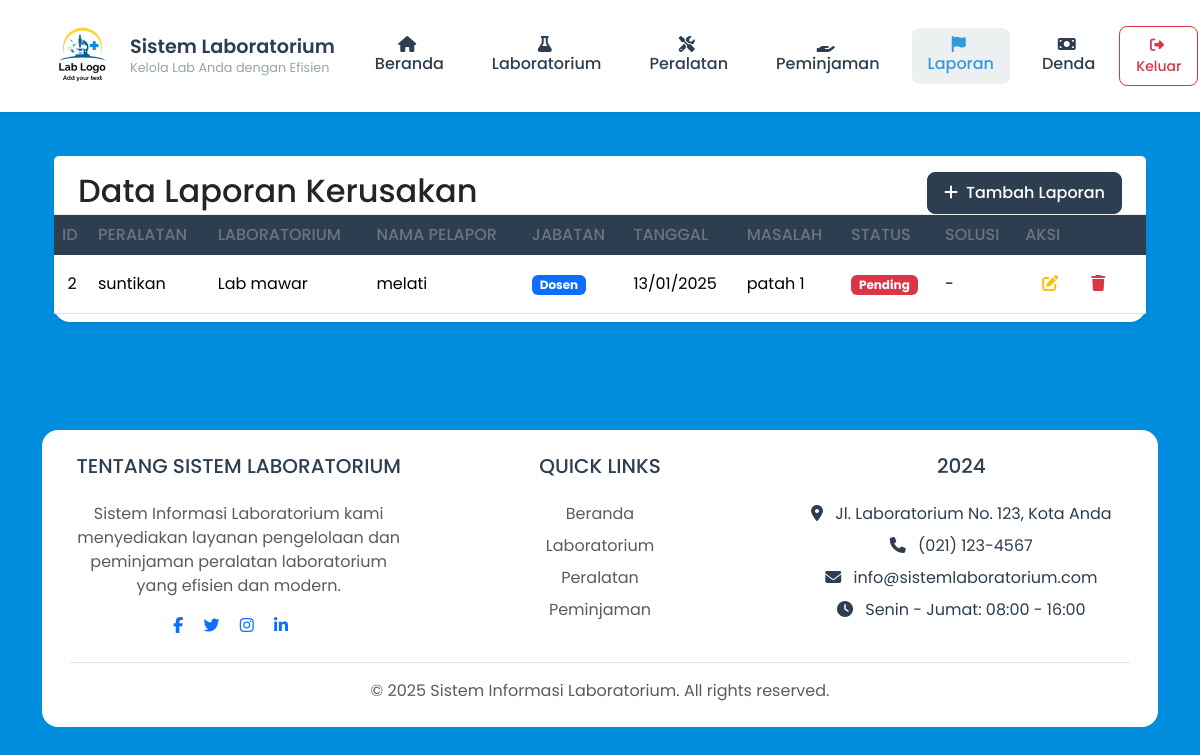
/laporan.php (signed in), run on the app's committed database.
### tables this page shows
CREATE TABLE IF NOT EXISTS `laporan` (
  `LaporanID` int NOT NULL AUTO_INCREMENT,
  `PeralatanID` int DEFAULT NULL,
  `NamaPelapor` varchar(100) NOT NULL,
  `JabatanPelapor` enum('Mahasiswa','Dosen','Staff Lab','Satpam') NOT NULL,
  `Masalah` text NOT NULL,
  `TanggalLaporan` date NOT NULL,
  `Status` enum('Pending','Diproses','Selesai') DEFAULT 'Pending',
  `Solusi` text,
  `CreatedAt` timestamp NOT NULL DEFAULT CURRENT_TIMESTAMP,
  PRIMARY KEY (`LaporanID`),
  KEY `PeralatanID` (`PeralatanID`),
  CONSTRAINT `laporan_ibfk_1` FOREIGN KEY (`PeralatanID`) REFERENCES `peralatan` (`PeralatanID`) ON DELETE SET NULL ON UPDATE CASCADE
);

CREATE TABLE IF NOT EXISTS `peralatan` (
  `PeralatanID` int NOT NULL AUTO_INCREMENT,
  `NamaPeralatan` varchar(100) NOT NULL,
  `Gambar` varchar(255) DEFAULT NULL,
  `LabID` int DEFAULT NULL,
  `Kondisi` enum('Baik','Rusak','Perbaikan') DEFAULT 'Baik',
  `TanggalPembelian` date DEFAULT NULL,
  `HargaBarang` decimal(10,2) NOT NULL DEFAULT '0.00',
  PRIMARY KEY (`PeralatanID`),
  KEY `LabID` (`LabID`),
  CONSTRAINT `peralatan_ibfk_1` FOREIGN KEY (`LabID`) REFERENCES `laboratorium` (`LabID`) ON DELETE SET NULL ON UPDATE CASCADE
);

CREATE TABLE IF NOT EXISTS `laboratorium` (
  `LabID` int NOT NULL AUTO_INCREMENT,
  `NamaLab` varchar(100) NOT NULL,
  `Lokasi` varchar(255) DEFAULT NULL,
  `Kapasitas` int DEFAULT NULL,
  `Deskripsi` text,
  PRIMARY KEY (`LabID`)
);

### laporan.php (the view, shortened to what this page needs)
<?php
require_once 'config/database.php';
include 'includes/header.php';
$stmt = $pdo->query("SELECT l.*, p.NamaPeralatan, lab.NamaLab
                     FROM Laporan l
                     LEFT JOIN Peralatan p ON l.PeralatanID = p.PeralatanID
                     LEFT JOIN Laboratorium lab ON p.LabID = lab.LabID
                     ORDER BY l.CreatedAt DESC");
$reports = $stmt->fetchAll();
?>
<div class="container-fluid py-4">
    <div class="row mb-4">
        <div class="col-12">
            <div class="card">
                <div class="card-header pb-0">
                    <div class="row">
                        <div class="col-md-6">
                            <h2 class="mb-0">Data Laporan Kerusakan</h2>
                        </div>
                        <div class="col-md-6 text-end">
                            <button type="button" class="btn btn-primary" data-bs-toggle="modal" data-bs-target="#addReportModal">
                                <i class="fas fa-plus me-2"></i>Tambah Laporan
                            </button>
                        </div>
                    </div>
                </div>
                <div class="card-body px-0 pt-0 pb-2">
                    <div class="table-responsive p-0">
                        <table class="table align-items-center mb-0">
                            <thead>
                                <tr>
                                    <th class="text-uppercase text-secondary text-xxs font-weight-bolder opacity-7">ID</th>
                                    <th class="text-uppercase text-secondary text-xxs font-weight-bolder opacity-7 ps-2">Peralatan</th>
                                    <th class="text-uppercase text-secondary text-xxs font-weight-bolder opacity-7 ps-2">Laboratorium</th>
                                    <th class="text-uppercase text-secondary text-xxs font-weight-bolder opacity-7 ps-2">Nama Pelapor</th>
                                    <th class="text-uppercase text-secondary text-xxs font-weight-bolder opacity-7 ps-2">Jabatan</th>
                                    <th class="text-uppercase text-secondary text-xxs font-weight-bolder opacity-7 ps-2">Tanggal</th>
                                    <th class="text-uppercase text-secondary text-xxs font-weight-bolder opacity-7 ps-2">Masalah</th>
                                    <th class="text-uppercase text-secondary text-xxs font-weight-bolder opacity-7 ps-2">Status</th>
                                    <th class="text-uppercase text-secondary text-xxs font-weight-bolder opacity-7 ps-2">Solusi</th>
                                    <th class="text-uppercase text-secondary text-xxs font-weight-bolder opacity-7 ps-2">Aksi</th>
                                </tr>
                            </thead>
                            <tbody>
                                <?php foreach ($reports as $report): ?>
                                <tr>
                                    <td class="align-middle text-center">
                                        <p class="text-xs font-weight-bold mb-0"><?= $report['LaporanID'] ?></p>
                                    </td>
                                    <td>
                                        <p class="text-xs font-weight-bold mb-0"><?= htmlspecialchars($report['NamaPeralatan']) ?></p>
                                    </td>
                                    <td>
                                        <p class="text-xs font-weight-bold mb-0"><?= htmlspecialchars($report['NamaLab']) ?></p>
                                    </td>
                                    <td>
                                        <p class="text-xs font-weight-bold mb-0"><?= htmlspecialchars($report['NamaPelapor']) ?></p>
                                    </td>
                                    <td>
                                        <span class="badge badge-sm bg-<?=
                                            $report['JabatanPelapor'] == 'Dosen' ? 'primary' :
                                            ($report['JabatanPelapor'] == 'Staff Lab' ? 'success' :
                                            ($report['JabatanPelapor'] == 'Satpam' ? 'warning' : 'info'))
                                        ?>">
                                            <?= $report['JabatanPelapor'] ?>
                                        </span>
                                    </td>
                                    <td>
                                        <p class="text-xs font-weight-bold mb-0"><?= date('d/m/Y', strtotime($report['TanggalLaporan'])) ?></p>
                                    </td>
                                    <td>
                                        <p class="text-xs font-weight-bold mb-0"><?= htmlspecialchars($report['Masalah']) ?></p>
                                    </td>
                                    <td>
                                        <span class="badge badge-sm bg-<?=
                                            $report['Status'] == 'Selesai' ? 'success' :
                                            ($report['Status'] == 'Diproses' ? 'warning' : 'danger')
                                        ?>">
                                            <?= $report['Status'] ?>
                                        </span>
                                    </td>
                                    <td>
                                        <p class="text-xs font-weight-bold mb-0"><?= htmlspecialchars($report['Solusi'] ?? '-') ?></p>
                                    </td>
                                    <td>
                                        <div class="btn-group">
                                            <button class="btn btn-link text-warning text-gradient px-3 mb-0 edit-btn"
                                                    data-id="<?= $report['LaporanID'] ?>"
                                                    data-peralatan="<?= $report['PeralatanID'] ?>"
                                                    data-nama="<?= htmlspecialchars($report['NamaPelapor']) ?>"
                                                    data-jabatan="<?= $report['JabatanPelapor'] ?>"
                                                    data-tanggal="<?= $report['TanggalLaporan'] ?>"
                                                    data-masalah="<?= htmlspecialchars($report['Masalah']) ?>"
                                                    data-status="<?= $report['Status'] ?>"
                                                    data-solusi="<?= htmlspecialchars($report['Solusi'] ?? '') ?>"
                                                    data-bs-toggle="modal"
                                                    data-bs-target="#editReportModal">
                                                <i class="fas fa-edit"></i>
                                            </button>
                                            <a href="?delete=<?= $report['LaporanID'] ?>"
                                               class="btn btn-link text-danger text-gradient px-3 mb-0"
                                               onclick="return confirm('Apakah Anda yakin ingin menghapus laporan ini?')">
                                                <i class="fas fa-trash"></i>
                                            </a>
                                        </div>
                                    </td>
                                </tr>
                                <?php endforeach; ?>
                            </tbody>
                        </table>
                    </div>
                </div>
            </div>
        </div>
    </div>
</div>
<?php include 'includes/footer.php'; ?>

### assets/css/style.css (style rules this page uses)
:root { --primary: #2c3e50; --secondary: #3498db; --accent: #1abc9c; --warning: #f1c40f; --danger: #e74c3c; --success: #2ecc71; --dark: #2c3e50; --gray: #95a5a6; --light: #ecf0f1; --white: #ffffff; }
body { font-family: 'Poppins', sans-serif; background-color: #018EDE; background-image: url(assets\images\bg.jpg); }
.card { border: none; border-radius: 1rem; box-shadow: 0 0.125rem 0.25rem rgba(0, 0, 0, 0.075); transition: all 0.3s ease; }
.card-header { background-color: var(--white); border-bottom: 1px solid var(--light); padding: 1rem 1.5rem; }
.table { margin-bottom: 0; }
.table thead th { background-color: var(--primary); color: var(--white); font-weight: 500; border: none; }
.table td { vertical-align: middle; }
.btn { padding: 0.5rem 1rem; border-radius: 0.5rem; font-weight: 500; transition: all 0.3s ease; }
.btn-primary { background-color: var(--primary); border-color: var(--primary); }

### data on the page
laporan: LaporanID "2", PeralatanID.NamaPeralatan "suntikan", laboratorium.NamaLab "Lab mawar", NamaPelapor "melati", JabatanPelapor "Dosen", TanggalLaporan "13/01/2025", Masalah "patah 1", Status "Pending", Solusi "-"
